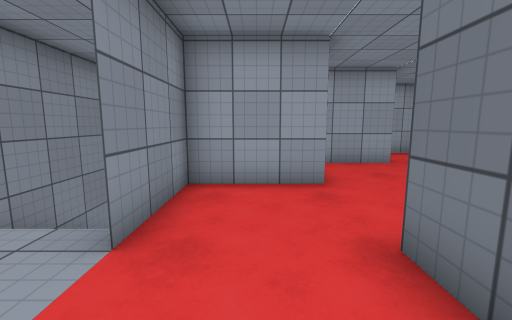
View 1 (above)

17 first-person views from a walk through a Unity game level. The camera is 1.3 m above the floor, tilts 8° down and sees 90° across. The floor is counted in squares, 1 m on a side. Each view is taken from the middle of a square. On the plan, view 1 faces up. The plan holds only what a view shows up to about 13 squares ahead; the rest is blank. The place goes on beyond the plan. The player character is not drawn. Surface patterns are stand-ins for the level's own textures.

View 2
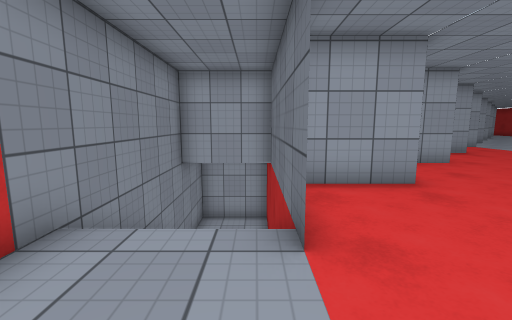

View 3
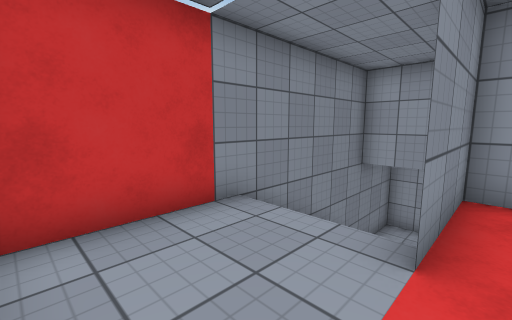

View 4
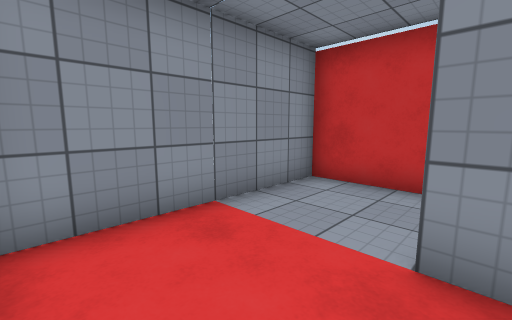

View 5
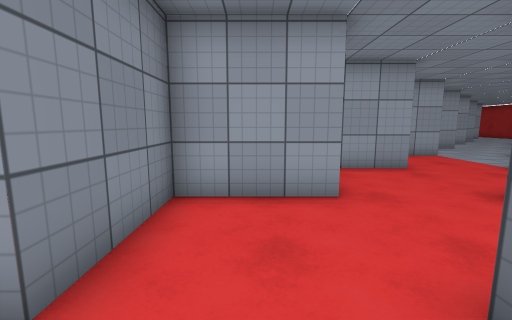

View 6
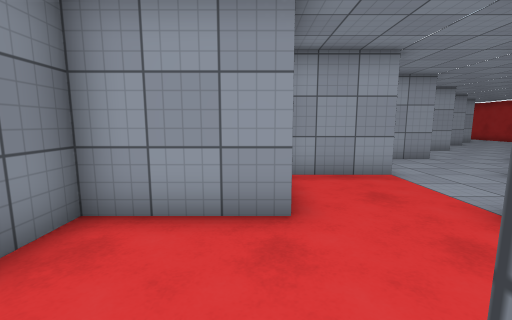

View 7
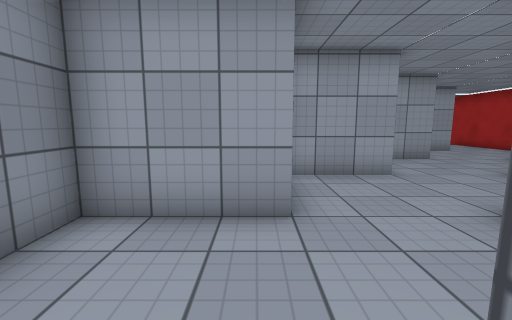

View 8
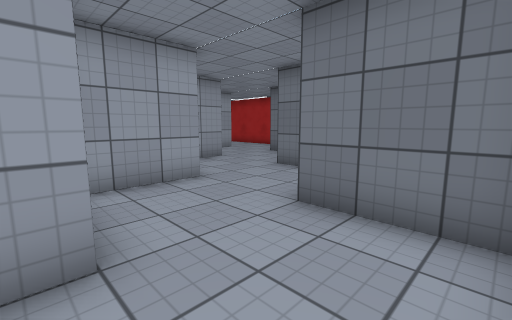

View 9
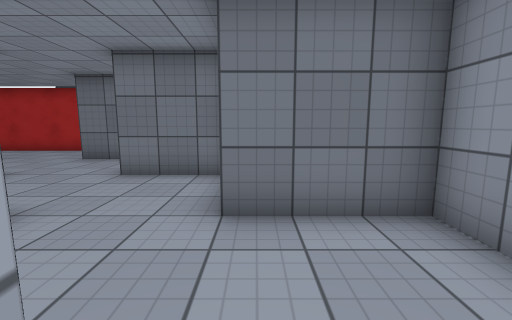

View 10
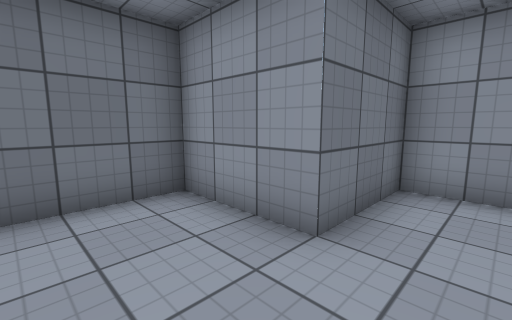

View 11
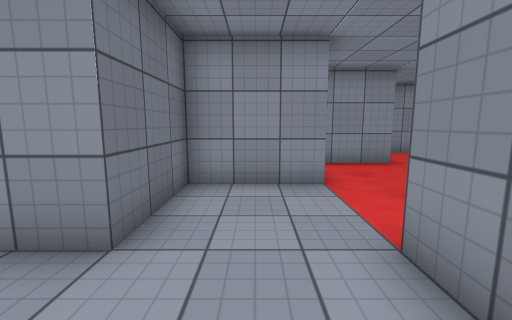

View 12
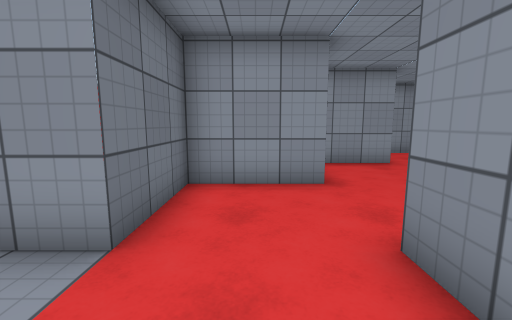

View 13
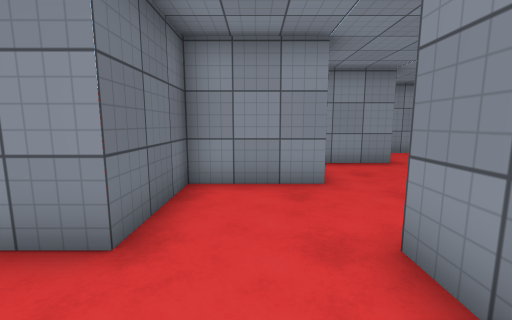

View 14
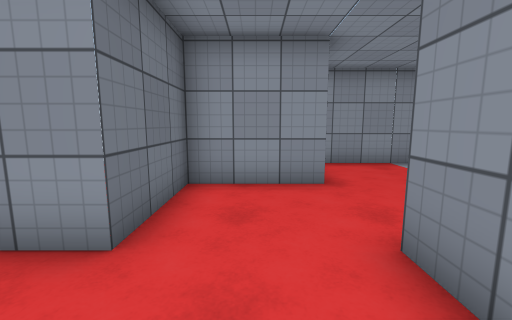

View 15
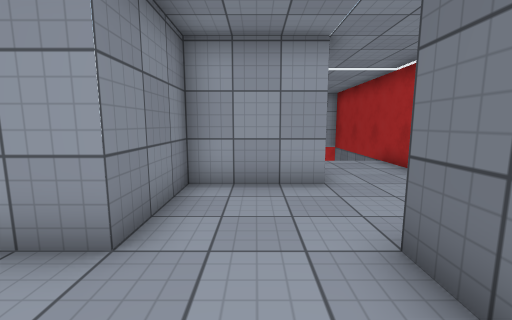

View 16
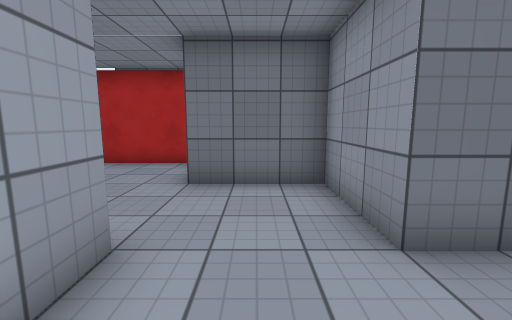

View 17
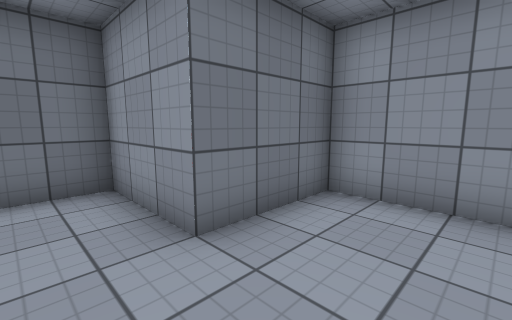

### Floor plan
Key: @ floor where view 1 was taken; # wall or solid block; . main floor; - floor 3 m lower than the main floor; / step, stairs or slope; = window, fence, low wall or low ledge.
Columns run from 5 left of view 1 to 26 right of it. Each row starts with its distance up from view 1.
 33                                #
 32                                #
 31                                #
 30                              //#
 29                             ...#
 28                             ...#
 27                         ####...#
 26                         #......#
 25                         #......#
 24                        ##......#
 23                        .....#
 22                       ......#
 21                    ###......#
 20                    ......####
 19                    ......#
 18                ####......#
 17                #......####
 16                #......#
 15              ###......#
 14              ......####
 13             #......#
 12 #####    ####......#
 11 #---#    #......####
 10 #---#    #......#
  9 #   ######......#
  8 #/  ###......####
  7 #/  ###......#
  6 #/  ###......#
  5 #/  #.....####
  4 #/  =.....#
  3 #///#.....#
  2 #......####
  1 #......#
  0 #....@.
 -1 #######

Positions as (right, up) in squares from view 1, and headings:
1: (0, 0), facing up
2: (-2, 0), facing up
3: (-1, 0), facing up-left
4: (1, 3), facing down-left
5: (3, 4), facing up
6: (7, 8), facing up
7: (13, 14), facing up
8: (13, 15), facing up-right
9: (13, 17), facing right
10: (12, 17), facing down-right
11: (12, 17), facing down
12: (9, 14), facing down
13: (6, 11), facing down
14: (3, 8), facing down
15: (21, 21), facing up
16: (17, 22), facing right
17: (17, 22), facing down-right
